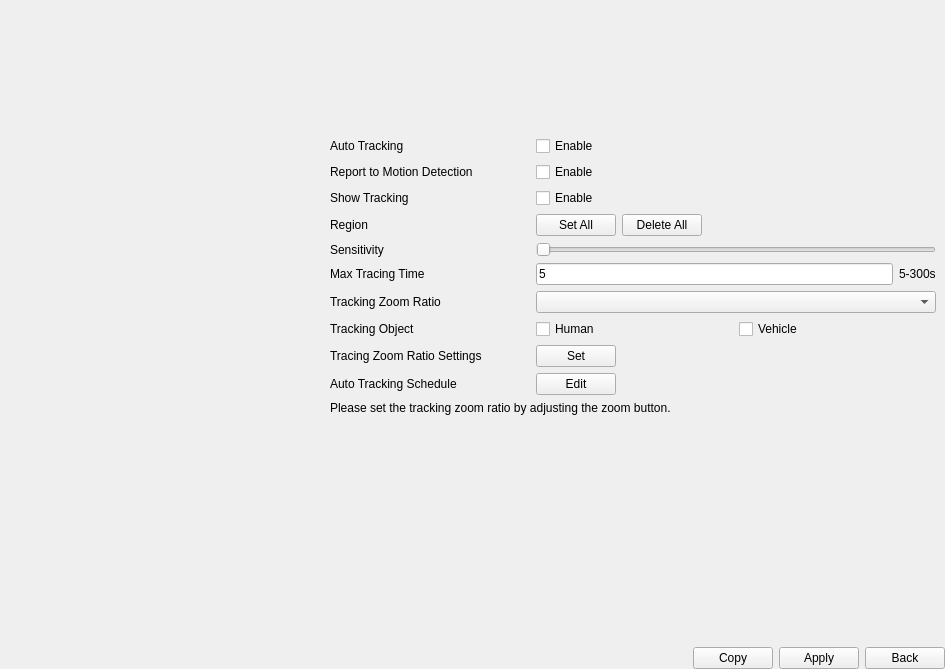
<?xml version="1.0" encoding="UTF-8"?>
<ui version="4.0">
 <class>PtzAutoTrackingPage</class>
 <widget class="QWidget" name="PtzAutoTrackingPage">
  <property name="geometry">
   <rect>
    <x>0</x>
    <y>0</y>
    <width>945</width>
    <height>669</height>
   </rect>
  </property>
  <property name="windowTitle">
   <string>Form</string>
  </property>
  <layout class="QVBoxLayout" name="verticalLayout">
   <property name="leftMargin">
    <number>0</number>
   </property>
   <property name="topMargin">
    <number>0</number>
   </property>
   <property name="rightMargin">
    <number>0</number>
   </property>
   <property name="bottomMargin">
    <number>0</number>
   </property>
   <item>
    <widget class="QWidget" name="widget_content" native="true">
     <layout class="QGridLayout" name="gridLayout">
      <property name="spacing">
       <number>18</number>
      </property>
      <item row="0" column="0">
       <widget class="CommonVideo" name="video" native="true">
        <property name="sizePolicy">
         <sizepolicy hsizetype="Preferred" vsizetype="Preferred">
          <horstretch>1</horstretch>
          <verstretch>0</verstretch>
         </sizepolicy>
        </property>
        <property name="minimumSize">
         <size>
          <width>0</width>
          <height>100</height>
         </size>
        </property>
       </widget>
      </item>
      <item row="0" column="1">
       <widget class="ButtonGroup" name="channelGroup" native="true">
        <property name="sizePolicy">
         <sizepolicy hsizetype="Preferred" vsizetype="Preferred">
          <horstretch>2</horstretch>
          <verstretch>0</verstretch>
         </sizepolicy>
        </property>
       </widget>
      </item>
      <item row="1" column="0">
       <widget class="PtzControlPanel" name="ptzControlPanel" native="true"/>
      </item>
      <item row="1" column="1">
       <widget class="QWidget" name="widget_maskContent" native="true">
        <layout class="QVBoxLayout" name="verticalLayout_2">
         <property name="leftMargin">
          <number>0</number>
         </property>
         <property name="rightMargin">
          <number>0</number>
         </property>
         <item>
          <layout class="QGridLayout" name="gridLayout_2">
           <item row="4" column="0">
            <widget class="QLabel" name="label_sensitivity">
             <property name="sizePolicy">
              <sizepolicy hsizetype="Preferred" vsizetype="Preferred">
               <horstretch>1</horstretch>
               <verstretch>0</verstretch>
              </sizepolicy>
             </property>
             <property name="text">
              <string>Sensitivity</string>
             </property>
            </widget>
           </item>
           <item row="2" column="1">
            <widget class="QCheckBox" name="checkBox_show">
             <property name="sizePolicy">
              <sizepolicy hsizetype="Minimum" vsizetype="Fixed">
               <horstretch>2</horstretch>
               <verstretch>0</verstretch>
              </sizepolicy>
             </property>
             <property name="text">
              <string>Enable</string>
             </property>
            </widget>
           </item>
           <item row="9" column="0">
            <widget class="QLabel" name="label_schedule">
             <property name="text">
              <string>Auto Tracking Schedule</string>
             </property>
            </widget>
           </item>
           <item row="6" column="0">
            <widget class="QLabel" name="label_zoomRatioMode">
             <property name="text">
              <string>Tracking Zoom Ratio</string>
             </property>
            </widget>
           </item>
           <item row="4" column="1">
            <widget class="BaseSlider" name="horizontalSlider_sensitivity">
             <property name="sizePolicy">
              <sizepolicy hsizetype="Expanding" vsizetype="Preferred">
               <horstretch>0</horstretch>
               <verstretch>0</verstretch>
              </sizepolicy>
             </property>
             <property name="minimum">
              <number>1</number>
             </property>
             <property name="maximum">
              <number>10</number>
             </property>
             <property name="pageStep">
              <number>1</number>
             </property>
             <property name="orientation">
              <enum>Qt::Horizontal</enum>
             </property>
            </widget>
           </item>
           <item row="7" column="1">
            <widget class="QWidget" name="widgetTrackingObject" native="true">
             <layout class="QHBoxLayout" name="horizontalLayout_6">
              <property name="leftMargin">
               <number>0</number>
              </property>
              <property name="topMargin">
               <number>0</number>
              </property>
              <property name="rightMargin">
               <number>0</number>
              </property>
              <property name="bottomMargin">
               <number>0</number>
              </property>
              <item>
               <widget class="QCheckBox" name="checkBoxHuman">
                <property name="text">
                 <string>Human</string>
                </property>
               </widget>
              </item>
              <item>
               <widget class="QCheckBox" name="checkBoxVehicle">
                <property name="text">
                 <string>Vehicle</string>
                </property>
               </widget>
              </item>
             </layout>
            </widget>
           </item>
           <item row="9" column="1">
            <widget class="QWidget" name="widget" native="true">
             <layout class="QHBoxLayout" name="horizontalLayout_2">
              <property name="leftMargin">
               <number>0</number>
              </property>
              <property name="topMargin">
               <number>0</number>
              </property>
              <property name="rightMargin">
               <number>0</number>
              </property>
              <property name="bottomMargin">
               <number>0</number>
              </property>
              <item>
               <widget class="MyPushButton" name="pushButton_editSchedule">
                <property name="text">
                 <string>Edit</string>
                </property>
               </widget>
              </item>
              <item>
               <spacer name="horizontalSpacer_2">
                <property name="orientation">
                 <enum>Qt::Horizontal</enum>
                </property>
                <property name="sizeHint" stdset="0">
                 <size>
                  <width>40</width>
                  <height>20</height>
                 </size>
                </property>
               </spacer>
              </item>
             </layout>
            </widget>
           </item>
           <item row="3" column="1">
            <widget class="QWidget" name="widget_setZoomRatio_2" native="true">
             <layout class="QHBoxLayout" name="horizontalLayout_5">
              <property name="leftMargin">
               <number>0</number>
              </property>
              <property name="topMargin">
               <number>0</number>
              </property>
              <property name="rightMargin">
               <number>0</number>
              </property>
              <property name="bottomMargin">
               <number>0</number>
              </property>
              <item>
               <widget class="MyPushButton" name="pushButtonSetAll">
                <property name="text">
                 <string>Set All</string>
                </property>
               </widget>
              </item>
              <item>
               <widget class="MyPushButton" name="pushButtonDeleteAll">
                <property name="text">
                 <string>Delete All</string>
                </property>
               </widget>
              </item>
              <item>
               <spacer name="horizontalSpacer_4">
                <property name="orientation">
                 <enum>Qt::Horizontal</enum>
                </property>
                <property name="sizeHint" stdset="0">
                 <size>
                  <width>40</width>
                  <height>20</height>
                 </size>
                </property>
               </spacer>
              </item>
             </layout>
            </widget>
           </item>
           <item row="5" column="1">
            <layout class="QHBoxLayout" name="horizontalLayout">
             <item>
              <widget class="MyLineEdit" name="lineEdit_time">
               <property name="text">
                <string>5</string>
               </property>
              </widget>
             </item>
             <item>
              <widget class="BlueLabel" name="label">
               <property name="text">
                <string>5-300s</string>
               </property>
              </widget>
             </item>
            </layout>
           </item>
           <item row="5" column="0">
            <widget class="QLabel" name="label_time">
             <property name="text">
              <string>Max Tracing Time</string>
             </property>
            </widget>
           </item>
           <item row="8" column="0">
            <widget class="QLabel" name="label_setZoomRatio">
             <property name="text">
              <string>Tracing Zoom Ratio Settings</string>
             </property>
            </widget>
           </item>
           <item row="3" column="0">
            <widget class="QLabel" name="labelRegion">
             <property name="sizePolicy">
              <sizepolicy hsizetype="Preferred" vsizetype="Preferred">
               <horstretch>1</horstretch>
               <verstretch>0</verstretch>
              </sizepolicy>
             </property>
             <property name="text">
              <string>Region</string>
             </property>
            </widget>
           </item>
           <item row="7" column="0">
            <widget class="QLabel" name="labelTrackingObject">
             <property name="text">
              <string>Tracking Object</string>
             </property>
            </widget>
           </item>
           <item row="6" column="1">
            <widget class="ComboBox" name="comboBox_zoomRatioMode"/>
           </item>
           <item row="0" column="0">
            <widget class="QLabel" name="label_enable">
             <property name="sizePolicy">
              <sizepolicy hsizetype="Preferred" vsizetype="Preferred">
               <horstretch>1</horstretch>
               <verstretch>0</verstretch>
              </sizepolicy>
             </property>
             <property name="text">
              <string>Auto Tracking</string>
             </property>
            </widget>
           </item>
           <item row="10" column="0" colspan="2">
            <widget class="BlueLabel" name="label_note">
             <property name="text">
              <string>Please set the tracking zoom ratio by adjusting the zoom button.</string>
             </property>
            </widget>
           </item>
           <item row="8" column="1">
            <widget class="QWidget" name="widget_setZoomRatio" native="true">
             <layout class="QHBoxLayout" name="horizontalLayout_4">
              <property name="leftMargin">
               <number>0</number>
              </property>
              <property name="topMargin">
               <number>0</number>
              </property>
              <property name="rightMargin">
               <number>0</number>
              </property>
              <property name="bottomMargin">
               <number>0</number>
              </property>
              <item>
               <widget class="MyPushButton" name="pushButton_setZoomRatio">
                <property name="text">
                 <string>Set</string>
                </property>
               </widget>
              </item>
              <item>
               <spacer name="horizontalSpacer_3">
                <property name="orientation">
                 <enum>Qt::Horizontal</enum>
                </property>
                <property name="sizeHint" stdset="0">
                 <size>
                  <width>40</width>
                  <height>20</height>
                 </size>
                </property>
               </spacer>
              </item>
             </layout>
            </widget>
           </item>
           <item row="2" column="0">
            <widget class="QLabel" name="label_enable_2">
             <property name="sizePolicy">
              <sizepolicy hsizetype="Preferred" vsizetype="Preferred">
               <horstretch>1</horstretch>
               <verstretch>0</verstretch>
              </sizepolicy>
             </property>
             <property name="text">
              <string>Show Tracking</string>
             </property>
            </widget>
           </item>
           <item row="0" column="1">
            <widget class="QCheckBox" name="checkBox_enable">
             <property name="sizePolicy">
              <sizepolicy hsizetype="Minimum" vsizetype="Fixed">
               <horstretch>2</horstretch>
               <verstretch>0</verstretch>
              </sizepolicy>
             </property>
             <property name="text">
              <string>Enable</string>
             </property>
            </widget>
           </item>
           <item row="1" column="0">
            <widget class="QLabel" name="labelReport">
             <property name="text">
              <string>Report to Motion Detection</string>
             </property>
            </widget>
           </item>
           <item row="1" column="1">
            <widget class="QCheckBox" name="checkBoxReport">
             <property name="text">
              <string>Enable</string>
             </property>
            </widget>
           </item>
          </layout>
         </item>
         <item>
          <spacer name="verticalSpacer">
           <property name="orientation">
            <enum>Qt::Vertical</enum>
           </property>
           <property name="sizeHint" stdset="0">
            <size>
             <width>20</width>
             <height>40</height>
            </size>
           </property>
          </spacer>
         </item>
        </layout>
       </widget>
      </item>
     </layout>
    </widget>
   </item>
   <item>
    <layout class="QHBoxLayout" name="horizontalLayout_3">
     <item>
      <widget class="WidgetMessage" name="widgetMessage" native="true"/>
     </item>
     <item>
      <spacer name="horizontalSpacer">
       <property name="orientation">
        <enum>Qt::Horizontal</enum>
       </property>
       <property name="sizeHint" stdset="0">
        <size>
         <width>40</width>
         <height>20</height>
        </size>
       </property>
      </spacer>
     </item>
     <item>
      <widget class="MyPushButton" name="pushButton_copy">
       <property name="text">
        <string>Copy</string>
       </property>
      </widget>
     </item>
     <item>
      <widget class="MyPushButton" name="pushButton_apply">
       <property name="text">
        <string>Apply</string>
       </property>
      </widget>
     </item>
     <item>
      <widget class="MyPushButton" name="pushButton_back">
       <property name="text">
        <string>Back</string>
       </property>
      </widget>
     </item>
    </layout>
   </item>
  </layout>
 </widget>
 <customwidgets>
  <customwidget>
   <class>ComboBox</class>
   <extends>QComboBox</extends>
   <header>combobox.h</header>
  </customwidget>
  <customwidget>
   <class>MyPushButton</class>
   <extends>QPushButton</extends>
   <header>mypushbutton.h</header>
  </customwidget>
  <customwidget>
   <class>BaseSlider</class>
   <extends>QSlider</extends>
   <header>baseslider.h</header>
   <container>1</container>
  </customwidget>
  <customwidget>
   <class>CommonVideo</class>
   <extends>QWidget</extends>
   <header>commonvideo.h</header>
   <container>1</container>
  </customwidget>
  <customwidget>
   <class>ButtonGroup</class>
   <extends>QWidget</extends>
   <header>buttongroup.h</header>
   <container>1</container>
  </customwidget>
  <customwidget>
   <class>WidgetMessage</class>
   <extends>QWidget</extends>
   <header>widgetmessage.h</header>
   <container>1</container>
  </customwidget>
  <customwidget>
   <class>MyLineEdit</class>
   <extends>QLineEdit</extends>
   <header>mylineedit.h</header>
  </customwidget>
  <customwidget>
   <class>BlueLabel</class>
   <extends>QLabel</extends>
   <header>bluelabel.h</header>
  </customwidget>
  <customwidget>
   <class>PtzControlPanel</class>
   <extends>QWidget</extends>
   <header>ptzcontrolpanel.h</header>
   <container>1</container>
  </customwidget>
 </customwidgets>
 <resources/>
 <connections/>
</ui>
